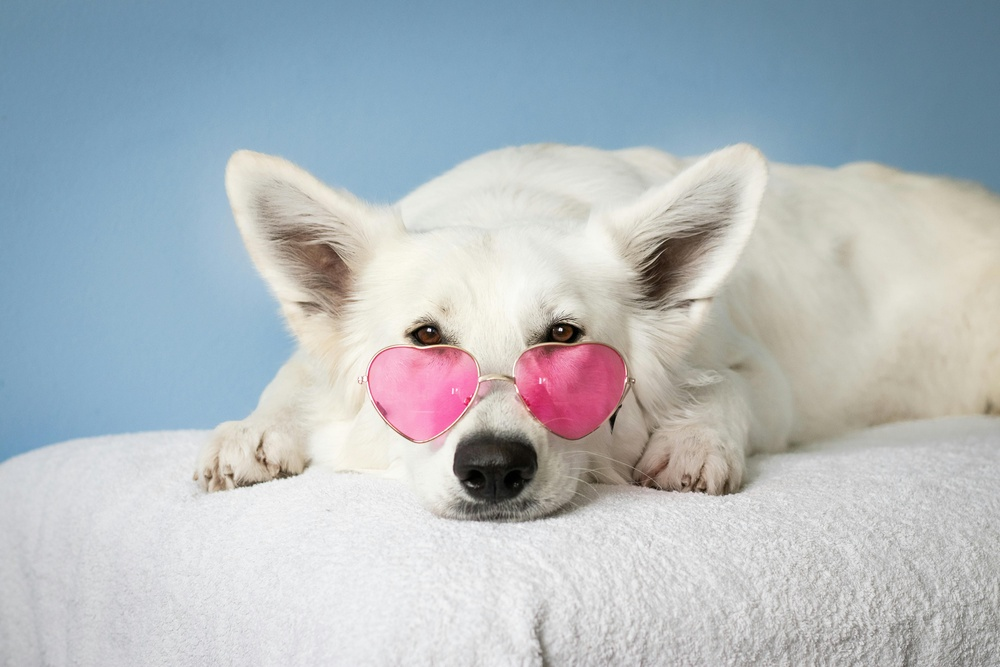
#> input picture favorite_image.jpg, 1000 x 667 px, shrunk from 6000 x 4000 before the run, found by its file name
$ python image_compression_impl.py
#> lines starting #> are read from the running program, lines starting #| are printed output that depends on the picture
import numpy as np
from sklearn.cluster import KMeans
from PIL import Image

# Function to load and preprocess the image
def load_image(image_path):
    with Image.open(image_path) as img:
        img_array = np.array(img)
    return img_array
    #raise NotImplementedError('You need to implement this function')

# Function to perform KMeans clustering for image quantization
def image_compression(image_np, n_colors):
    # Reshape the image to a 2D array of pixels
    pixel_values = image_np.reshape(-1, 3)  # Assuming the image is in RGB format

    # Fit KMeans to find n_colors
    kmeans = KMeans(n_clusters=n_colors, random_state=0)
    kmeans.fit(pixel_values)

    # Replace each pixel value with its corresponding cluster center
    compressed_pixels = kmeans.cluster_centers_[kmeans.labels_]

    # Reshape back to the original image shape
    compressed_image = compressed_pixels.reshape(image_np.shape).astype(np.uint8)

    return compressed_image
    #raise NotImplementedError('You need to implement this function')

# Function to concatenate and save the original and quantized images side by side
def save_result(original_image_np, quantized_image_np, output_path):
    # Convert NumPy arrays back to PIL images
    original_image = Image.fromarray(original_image_np)
    quantized_image = Image.fromarray(quantized_image_np)

    # Get dimensions
    width, height = original_image.size

    # Create a new image that will hold both the original and quantized images side by side
    combined_image = Image.new('RGB', (width * 2, height))

    # Paste original and quantized images side by side
    combined_image.paste(original_image, (0, 0))
    combined_image.paste(quantized_image, (width, 0))

    # Save the combined image
    combined_image.save(output_path)

def __main__():
    # Load and process the image
    image_path = '/Users/lilybeaudion/github-repos/CS506/CS506_Lab2/favorite_image.jpg'
    output_path = '/Users/lilybeaudion/github-repos/CS506/CS506_Lab2/compressed_image.jpg'
    image_np = load_image(image_path)
#> in load_image, img is the input picture: PIL image 1000x667 RGB; mean R, G, B 177.3, 185.3, 190.6

    # Perform image quantization using KMeans
    n_colors = 8  # Number of colors to reduce the image to, you may change this to experiment
    quantized_image_np = image_compression(image_np, n_colors)
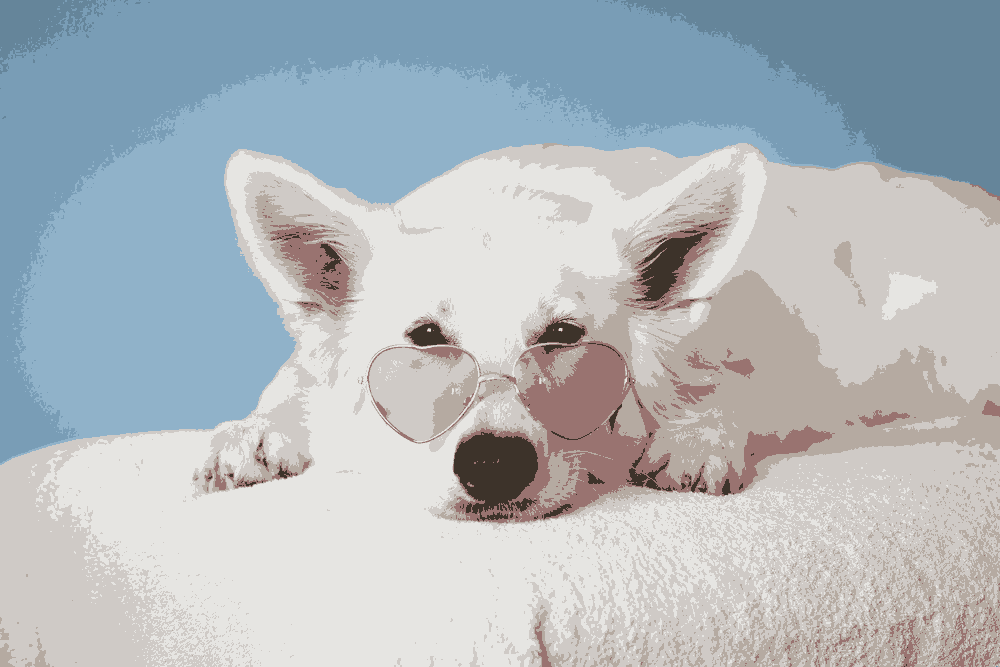
#> quantized_image_np: shape (667, 1000, 3); mean R, G, B 177, 184.6, 189.9

    # Save the original and quantized images side by side
    save_result(image_np, quantized_image_np, output_path)
#> in save_result, `combined_image = Image.new('RGB', (width * 2, height))`: combined_image: PIL image 2000x667 RGB; every value is 0
#> in save_result, `combined_image.paste(original_image, (0, 0))`:
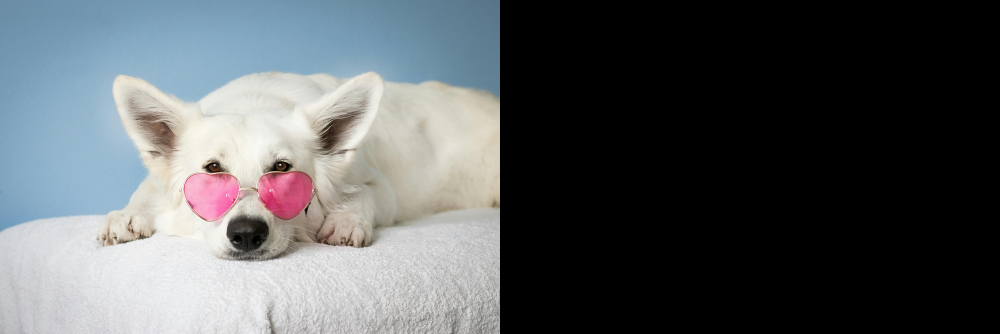
#> combined_image: PIL image 2000x667 RGB (shown at 1/2 size); mean R, G, B 88.6, 92.7, 95.3
#> in save_result, `combined_image.paste(quantized_image, (width, 0))`:
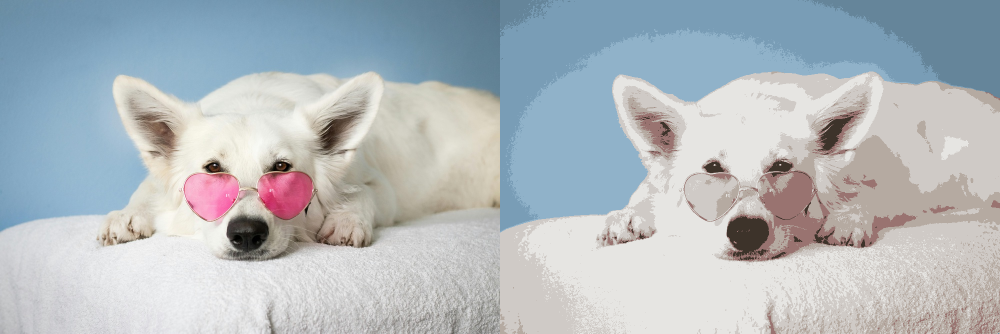
#> combined_image: PIL image 2000x667 RGB (shown at 1/2 size); mean R, G, B 177.2, 185, 190.3

if __name__ == "__main__":
    __main__()
